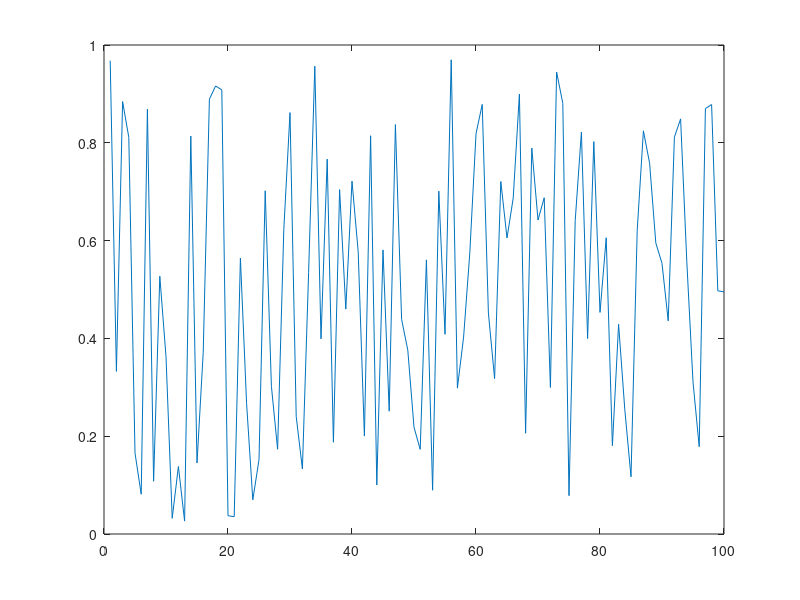

The MATLAB script that drew this image:
function result = test_hold_002
result = false;
a = figure;
plot(rand(1,100));
hold('off');
plot(rand(1,100));
drawnow;
close(a);
result = true;
